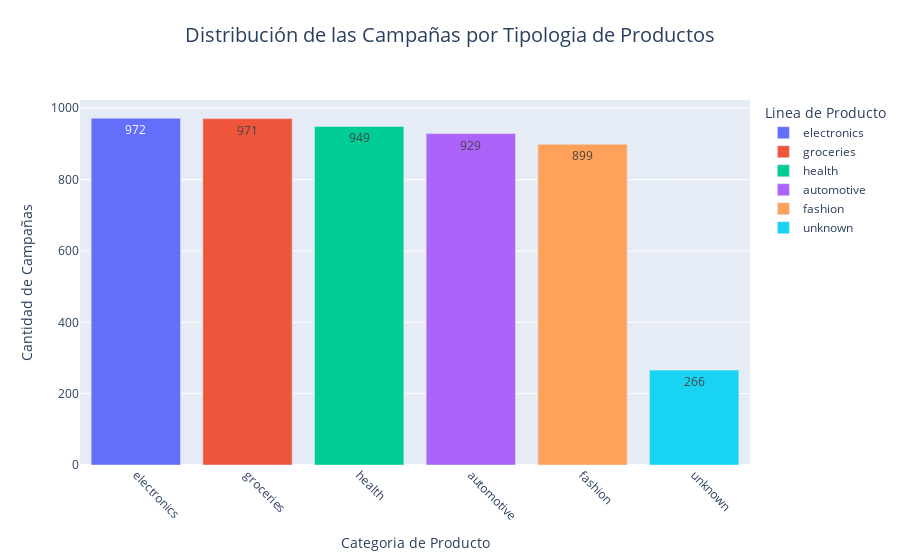

Notebook code cell kept with this figure:
### Code cell
# Contar el número de entradas por 'Product_Category'
product_counts = df2['Product_Category'].value_counts().reset_index()
product_counts.columns = ['Product_Category', 'Count']

# Crear el gráfico de barras
fig = px.bar(
    product_counts,
    x='Product_Category',
    y='Count',
    title='Distribución de las Campañas por Tipologia de Productos',
    labels={
        'Product_Category': 'Linea de Producto',
        'Count': 'Cantidad de Campañas'
    },
    color='Product_Category',
    text='Count'  # Añade etiquetas con los valores
)

# Mejorar la visualización
fig.update_traces(texttemplate='%{text}', textposition='inside')
fig.update_layout(
    uniformtext_minsize=8,
    uniformtext_mode='hide',
    xaxis_title='Categoria de Producto',
    yaxis_title='Cantidad de Campañas',
    title={
        'y':0.95,
        'x':0.5,
        'xanchor': 'center',
        'yanchor': 'top'
    },
    title_font_size=20
)

# Rotar etiquetas del eje X para mejor legibilidad
fig.update_xaxes(tickangle=45)

# Mostrar el gráfico
fig.show()

### Figure 1 — Plotly figure (JSON) as saved in the notebook; plotly's stock layout.template omitted (floating-point values rounded to 4 significant figures)
{"data": [{"alignmentgroup": "True", "hovertemplate": "Linea de Producto=%{x}<br>Cantidad de Campañas=%{text}<extra></extra>", "legendgroup": "electronics", "marker": {"color": "#636efa", "pattern": {"shape": ""}}, "name": "electronics", "offsetgroup": "electronics", "orientation": "v", "showlegend": true, "text": [972], "textposition": "inside", "texttemplate": "%{text}", "type": "bar", "x": ["electronics"], "xaxis": "x", "y": [972], "yaxis": "y"}, {"alignmentgroup": "True", "hovertemplate": "Linea de Producto=%{x}<br>Cantidad de Campañas=%{text}<extra></extra>", "legendgroup": "groceries", "marker": {"color": "#EF553B", "pattern": {"shape": ""}}, "name": "groceries", "offsetgroup": "groceries", "orientation": "v", "showlegend": true, "text": [971], "textposition": "inside", "texttemplate": "%{text}", "type": "bar", "x": ["groceries"], "xaxis": "x", "y": [971], "yaxis": "y"}, {"alignmentgroup": "True", "hovertemplate": "Linea de Producto=%{x}<br>Cantidad de Campañas=%{text}<extra></extra>", "legendgroup": "health", "marker": {"color": "#00cc96", "pattern": {"shape": ""}}, "name": "health", "offsetgroup": "health", "orientation": "v", "showlegend": true, "text": [949], "textposition": "inside", "texttemplate": "%{text}", "type": "bar", "x": ["health"], "xaxis": "x", "y": [949], "yaxis": "y"}, {"alignmentgroup": "True", "hovertemplate": "Linea de Producto=%{x}<br>Cantidad de Campañas=%{text}<extra></extra>", "legendgroup": "automotive", "marker": {"color": "#ab63fa", "pattern": {"shape": ""}}, "name": "automotive", "offsetgroup": "automotive", "orientation": "v", "showlegend": true, "text": [929], "textposition": "inside", "texttemplate": "%{text}", "type": "bar", "x": ["automotive"], "xaxis": "x", "y": [929], "yaxis": "y"}, {"alignmentgroup": "True", "hovertemplate": "Linea de Producto=%{x}<br>Cantidad de Campañas=%{text}<extra></extra>", "legendgroup": "fashion", "marker": {"color": "#FFA15A", "pattern": {"shape": ""}}, "name": "fashion", "offsetgroup": "fashion", "orientation": "v", "showlegend": true, "text": [899], "textposition": "inside", "texttemplate": "%{text}", "type": "bar", "x": ["fashion"], "xaxis": "x", "y": [899], "yaxis": "y"}, {"alignmentgroup": "True", "hovertemplate": "Linea de Producto=%{x}<br>Cantidad de Campañas=%{text}<extra></extra>", "legendgroup": "unknown", "marker": {"color": "#19d3f3", "pattern": {"shape": ""}}, "name": "unknown", "offsetgroup": "unknown", "orientation": "v", "showlegend": true, "text": [266], "textposition": "inside", "texttemplate": "%{text}", "type": "bar", "x": ["unknown"], "xaxis": "x", "y": [266], "yaxis": "y"}], "layout": {"barmode": "relative", "legend": {"title": {"text": "Linea de Producto"}, "tracegroupgap": 0}, "title": {"font": {"size": 20}, "text": "Distribución de las Campañas por Tipologia de Productos", "x": 0.5, "xanchor": "center", "y": 0.95, "yanchor": "top"}, "uniformtext": {"minsize": 8, "mode": "hide"}, "xaxis": {"anchor": "y", "categoryarray": ["electronics", "groceries", "health", "automotive", "fashion", "unknown"], "categoryorder": "array", "domain": [0, 1], "tickangle": 45, "title": {"text": "Categoria de Producto"}}, "yaxis": {"anchor": "x", "domain": [0, 1], "title": {"text": "Cantidad de Campañas"}}}}
